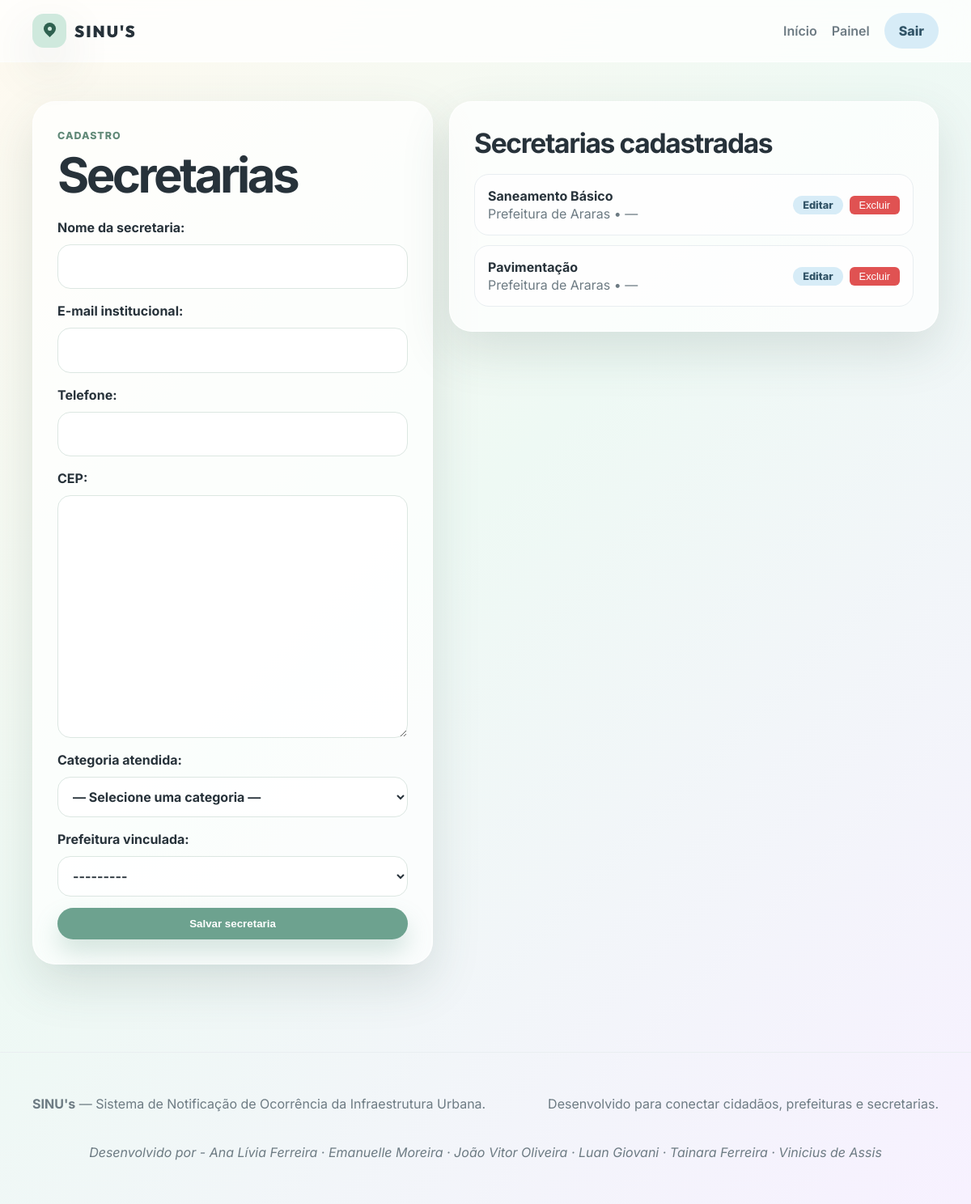
/painel/secretarias/ (signed in), run on the app's committed database.
### Prefeitura/models.py (models this page shows)
class Prefeitura(models.Model):
    name=models.CharField(max_length=100)
    company_name=models.CharField(max_length=100) # razão social
    trade_name=models.CharField(max_length=100) # nome fantasia
    cnpj = BRCNPJField(unique=True) #masked.True salva com pontuação
    email = models.EmailField(max_length=254, unique=True)
    cep = BRPostalCodeField()
    usuario = models.OneToOneField('Usuario.Usuario', on_delete=models.CASCADE, null=True, blank=True)
    def __str__(self):
        return self.name

### Secretaria/models.py (models this page shows, shortened)
class Secretaria(models.Model):
    name       = models.CharField(max_length=100)
    email      = models.EmailField(max_length=100, unique=True)
    phone      = PhoneNumberField(region='BR')
    cep        = BRPostalCodeField()
    usuario    = models.OneToOneField(
        'Usuario.Usuario',
        on_delete=models.CASCADE,
        null=True, blank=True,
        related_name='secretaria_vinculada'
    )
    categoria  = models.CharField(
        max_length=2,
        choices=CategoriaSecretaria.choices,
        null=True, blank=True
    )
    prefeitura = models.ForeignKey(
        'Prefeitura.Prefeitura',
        on_delete=models.CASCADE,
        related_name='secretarias'
    )
    class Meta:
        unique_together = [['prefeitura', 'categoria']]  # RN03

### frontend/views.py (the view, shortened to what this page needs)
# urls.py: path('painel/secretarias/',                          views.secretarias_view,         name='secretarias'),
@login_required
def secretarias_view(request):
    form           = SecretariaForm(request.POST or None)
    senha_gerada   = None
    email_gerado   = None
    return render(request, 'frontend/secretarias.html', {
        'form':         SecretariaForm(),
        'items':        Secretaria.objects.select_related('prefeitura'),
        'senha_gerada': senha_gerada,
        'email_gerado': email_gerado,
    })

### frontend/forms.py (shortened to what this page needs)
class SecretariaForm(BaseStyledForm):
    categoria = forms.ChoiceField(
        choices=[('', '— Selecione uma categoria —')] + list(CategoriaOcorrencia.choices),
        label='Categoria atendida',
        widget=forms.Select(attrs={'class': 'form-control'}),
    )
    def __init__(self, *args, prefeitura=None, **kwargs):
        super().__init__(*args, **kwargs)
        if prefeitura is not None:
            self.fields.pop('prefeitura', None)
    class Meta:
        model  = Secretaria
        fields = ['name', 'email', 'phone', 'cep', 'categoria', 'prefeitura']
        labels = {
            'name':       'Nome da secretaria',
            'email':      'E-mail institucional',
            'phone':      'Telefone',
            'cep':        'CEP',
            'prefeitura': 'Prefeitura vinculada',
        }

### frontend/templatetags/frontend_tags.py (called while the page is built)
@register.filter(name='has_attr')
def has_attr(obj, attr_name):
    return hasattr(obj, attr_name)

### SINUs_final/frontend/templates/frontend/secretarias.html (shortened to what this page needs)
{% extends 'frontend/base.html' %}
{% block content %}
<section class="container crud-grid">
  <div class="form-card">
    <span class="eyebrow">{% if editando %}Editando{% else %}Cadastro{% endif %}</span>
    <h1>Secretarias</h1>
    <form method="post" class="stack-form">
      {{ form.as_p }}
      <button class="btn btn-primary">{% if editando %}Salvar alterações{% else %}Salvar secretaria{% endif %}</button>
    </form>
  </div>
  <div class="panel-card">
    <h2>Secretarias cadastradas</h2>
    <div class="list-stack">
      {% for item in items %}
        <div class="list-item">
          <div>
            <strong>{{ item.name }}</strong>
            <span>{{ item.prefeitura }} • {{ item.categoria.nome|default:"—" }}</span>
          </div>
          <div class="list-actions">
            <a href="{% url 'frontend:secretaria_editar' item.pk %}" class="btn btn-soft btn-sm">Editar</a>
            <form method="post" action="{% url 'frontend:secretaria_excluir' item.pk %}" onsubmit="return confirm('Excluir {{ item.name }}?')">
              <button type="submit" class="btn btn-danger btn-sm">Excluir</button>
            </form>
          </div>
        </div>
      {% empty %}
        <p>Nenhuma secretaria cadastrada.</p>
      {% endfor %}
    </div>
  </div>
</section>
{% endblock %}

### frontend/static/frontend/css/styles.css (style rules this page uses)
:root { --mint: #cfe9dd; --mint-strong: #8fb9a8; --sky: #d7ecf7; --pink: #f8d7da; --cream: #fff7e8; --lavender: #e9ddff; --text: #27323a; --muted: #6d7b83; --white: #ffffff; --line: #e9eef1; --shadow: 0 24px 60px rgba(63, 89, 80, .15); --radius: 28px; }
* { box-sizing: border-box; }
body { margin: 0; font-family: Inter, Arial, sans-serif; color: var(--text); background: linear-gradient(135deg, #fffaf0, #eef9f4 45%, #f7f1ff); }
a { color: inherit; text-decoration: none; }
.container { width: min(1120px, calc(100% - 32px)); margin: 0 auto; }
.btn { display: inline-flex; align-items: center; justify-content: center; border: 0; border-radius: 999px; padding: 12px 18px; font-weight: 800; cursor: pointer; transition: transform .2s ease, box-shadow .2s ease; }
.btn-primary { background: #6da28f; color: white; box-shadow: 0 16px 30px rgba(109,162,143,.28); }
.btn-soft { background: var(--sky); color: #315467; }
.eyebrow { display: inline-block; color: #618978; font-weight: 800; letter-spacing: .08em; text-transform: uppercase; font-size: .78rem; margin-bottom: 12px; }
h1 { font-size: clamp(2.2rem, 5vw, 4.5rem); line-height: .98; margin: 0 0 22px; letter-spacing: -0.06em; }
h2 { font-size: clamp(1.5rem, 3vw, 2.1rem); margin: 0 0 16px; letter-spacing: -0.04em; }
p { color: var(--muted); line-height: 1.7; }
.glass-card, .form-card, .panel-card, .feature-card, .stat-card { background: rgba(255,255,255,.72); border: 1px solid rgba(255,255,255,.9); box-shadow: var(--shadow); border-radius: var(--radius); }
.cards-3, .stats-grid, .admin-grid, .crud-grid, .auth-section { display: grid; gap: 20px; }
.auth-aside, .form-card, .panel-card { padding: 30px; }
.form-control, input, select, textarea { width: 100%; border: 1px solid #dce7e2; background: rgba(255,255,255,.9); border-radius: 16px; padding: 13px 14px; font: inherit; color: var(--text); outline: none; }
.stack-form { display: grid; gap: 14px; margin-top: 20px; }
.stack-form label, .stack-form p { display: grid; gap: 7px; margin: 0; color: var(--text); font-weight: 700; }
.crud-grid { grid-template-columns: .9fr 1.1fr; padding: 48px 0; align-items: start; }
.list-stack { display: grid; gap: 12px; margin-top: 18px; }
.list-item { padding: 16px; border: 1px solid var(--line); border-radius: 18px; background: rgba(255,255,255,.7); display: grid; gap: 4px; }
.list-item span { color: var(--muted); }
.list-item { display: flex; align-items: center; justify-content: space-between; gap: 12px; }
.list-item > div:first-child { display: flex; flex-direction: column; gap: 2px; }
.list-actions { display: flex; gap: 8px; flex-shrink: 0; }
.btn-sm { padding: 4px 12px; font-size: 0.8rem; }
.btn-danger { background: #e05252; color: #fff; border: none; border-radius: 6px; cursor: pointer; font-weight: 500; }

### data on the page
Secretaria: name "Saneamento Básico", prefeitura "Prefeitura de Araras", categoria.nome "—"
Secretaria: name "Pavimentação", prefeitura "Prefeitura de Araras", categoria.nome "—"
